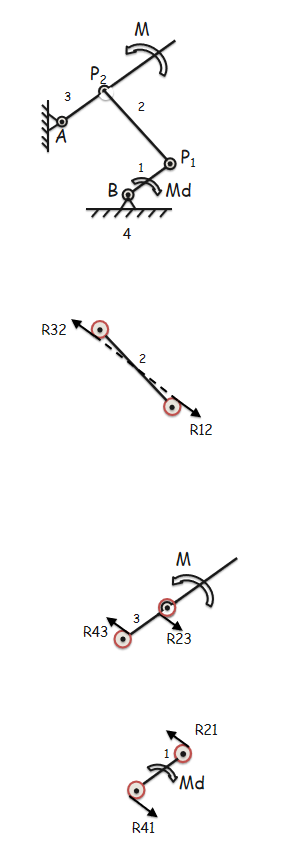
#> input picture 曲柄摇杆受力简图.png, 286 x 864 px, found by its file name
$ python generate_mechanical_principles_assets.py
#> lines starting #> are read from the running program, lines starting #| are printed output that depends on the picture
### src/mechanical_principles_analysis.py
#!/usr/bin/env python3
"""
仿生蝴蝶扑翼结构的机械原理分析脚本。

本脚本把项目中已有的气动力、四杆机构运动学和两级齿轮传动结果
整理为机械原理课程作业所需的等效运动分析、力矩传递分析和曲线图。
"""

from __future__ import annotations

import json
import math
from pathlib import Path

import matplotlib.pyplot as plt
import numpy as np

from butterfly_forces import (
    SimulationConfig,
    WingGeometry,
    compute_cop_vec,
    compute_wing_forces_vec,
    rocker_decompose,
)
from gear_analysis import FixedAxisGearTrain
from mechanism import wing_kinematics


PROJECT_ROOT = Path(__file__).resolve().parent.parent
OUTPUT_DIR = PROJECT_ROOT / "output"
FIG_DIR = OUTPUT_DIR / "figures"
REPORT_DIR = OUTPUT_DIR / "reports"
DATA_DIR = PROJECT_ROOT / "data"

plt.rcParams["font.sans-serif"] = ["SimHei", "Microsoft YaHei", "DejaVu Sans"]
plt.rcParams["axes.unicode_minus"] = False


def ensure_dirs() -> None:
    FIG_DIR.mkdir(parents=True, exist_ok=True)
    REPORT_DIR.mkdir(parents=True, exist_ok=True)


def baseline_wing_geometry() -> dict:
    """Return the documented baseline wing geometry in SI and report units."""
    items = {
        "Front": {"S": 0.01617, "R": 0.1543, "c_avg": 0.1048, "r1": 0.4227, "r2_sq": 0.2382},
        "Back": {"S": 0.01554, "R": 0.1474, "c_avg": 0.1054, "r1": 0.4798, "r2_sq": 0.2876},
    }
    for item in items.values():
        item["S_mm2"] = item["S"] * 1e6
        item["R_mm"] = item["R"] * 1000.0
        item["c_avg_mm"] = item["c_avg"] * 1000.0
        item["AR"] = item["R"] ** 2 / item["S"]
    return items


def to_wing_geometry(name: str, item: dict) -> WingGeometry:
    return WingGeometry(
        name=name,
        S=item["S"],
        R=item["R"],
        c_avg=item["c_avg"],
        r1=item["r1"],
        r2_sq=item["r2_sq"],
        AR=item["AR"],
    )


def periodic_hann_smooth(values: np.ndarray, window: int = 21) -> np.ndarray:
    """Smooth one periodic cycle without creating endpoint edge artifacts."""
    if window <= 2:
        return np.asarray(values, dtype=float).copy()
    if window % 2 == 0:
        window += 1
    values = np.asarray(values, dtype=float)
    if window >= len(values):
        return values.copy()

    kernel = np.hanning(window)
    kernel /= kernel.sum()
    pad = window // 2
    padded = np.concatenate([values[-pad:], values, values[:pad]])
    return np.convolve(padded, kernel, mode="valid")


def simulate_mechanical_wing(
    name: str,
    geo_item: dict,
    wing_geo: WingGeometry,
    cfg: SimulationConfig,
    phi: np.ndarray,
    phi_dot: np.ndarray,
    phi_ddot: np.ndarray,
    alpha_install_deg: float,
    x_wing: float,
) -> dict:
    """Map the new force model into the simplified fields used by this report."""
    theta_p = np.zeros_like(phi)
    theta_dot = np.zeros_like(phi)
    force_result = compute_wing_forces_vec(
        phi,
        phi_dot,
        phi_ddot,
        theta_p,
        theta_dot,
        alpha_install_deg,
        wing_geo,
        x_wing,
        cfg,
    )
    cop = compute_cop_vec(phi, wing_geo, x_wing, y_hinge=0.010, z_hinge=0.0, side_sign=1.0)
    _, rocker_moment, _ = rocker_decompose(
        force_result["F_body"], cop, phi, cfg, x_wing, y_hinge=0.010
    )

    r_eff = geo_item["R"] * geo_item["r1"]
    m_wing = cfg.m_total / 4.0
    i_w = m_wing * geo_item["R"] ** 2 * geo_item["r2_sq"]
    m_aero_raw = rocker_moment[:, 1]
    m_aero = periodic_hann_smooth(m_aero_raw, window=21)
    m_inertial = i_w * phi_ddot
    p_aero = m_aero * phi_dot
    p_inertial = m_inertial * phi_dot

    return {
        "name": name,
        "t": np.linspace(0.0, 1.0 / cfg.f, len(phi), endpoint=False),
        "phi": phi,
        "phi_dot": phi_dot,
        "phi_ddot": phi_ddot,
        "F_body": force_result["F_body"],
        "F_drag": np.divide(m_aero, r_eff, out=np.zeros_like(m_aero), where=r_eff != 0.0),
        "R_equiv": r_eff,
        "I_w": i_w,
        "M_aero_raw": m_aero_raw,
        "M_aero": m_aero,
        "M_inertial": m_inertial,
        "P_aero": p_aero,
        "P_inertial": p_inertial,
        "P_total": p_aero + p_inertial,
        "alpha_eff_deg": force_result["alpha_eff_deg"],
        "C_L": force_result["C_L"],
        "C_D": force_result["C_D"],
    }


def four_wing_series(front: dict, back: dict) -> dict:
    """Combine one front wing and one back wing into four-wing totals."""
    return {
        "P_aero": 2.0 * (front["P_aero"] + back["P_aero"]),
        "P_inertial": 2.0 * (front["P_inertial"] + back["P_inertial"]),
        "P_total": 2.0 * (front["P_total"] + back["P_total"]),
        "M_aero": 2.0 * (front["M_aero"] + back["M_aero"]),
        "M_inertial": 2.0 * (front["M_inertial"] + back["M_inertial"]),
    }


def compute_results() -> dict:
    cfg = SimulationConfig(
        alpha_front_deg=60.0,
        alpha_back_deg=10.0,
        phase_diff_deg=-20.0,
        mech_a=6.0,
        mech_R=2.25,
        phi_offset_deg=-30.0,
        f=17.0,
        rotation="cw",
        c_damp=5e-4,
        t_end=1.0 / 17.0,
        dt=(1.0 / 17.0) / 720.0,
        steady_start=0.0,
    )
    params = {"f": cfg.f, "m_total": cfg.m_total, "rho": cfg.rho}
    geo = baseline_wing_geometry()
    front_geo = to_wing_geometry("Front", geo["Front"])
    back_geo = to_wing_geometry("Back", geo["Back"])

    gear = FixedAxisGearTrain()
    mech_t, mech_phi, mech_phi_dot, mech_phi_ddot, mech_info = wing_kinematics(
        f=cfg.f,
        a=cfg.mech_a,
        phi_offset_deg=cfg.phi_offset_deg,
        rotation=cfg.rotation,
        params={"a": cfg.mech_a, "b": cfg.mech_b, "R": cfg.mech_R, "c": cfg.mech_c, "l": cfg.mech_l},
        n_points=720,
    )
    phase_sec_b = math.radians(cfg.phase_diff_deg) / (2.0 * math.pi) * (1.0 / cfg.f)
    back_t_eff = np.mod(mech_t + phase_sec_b, 1.0 / cfg.f)
    back_phi = np.interp(back_t_eff, mech_t, mech_phi, period=1.0 / cfg.f)
    back_phi_dot = np.interp(back_t_eff, mech_t, mech_phi_dot, period=1.0 / cfg.f)
    back_phi_ddot = np.interp(back_t_eff, mech_t, mech_phi_ddot, period=1.0 / cfg.f)
    front = simulate_mechanical_wing(
        "Front",
        geo["Front"],
        front_geo,
        cfg,
        mech_phi,
        mech_phi_dot,
        mech_phi_ddot,
        cfg.alpha_front_deg,
        cfg.x_front,
    )
    back = simulate_mechanical_wing(
        "Back",
        geo["Back"],
        back_geo,
        cfg,
        back_phi,
        back_phi_dot,
        back_phi_ddot,
        cfg.alpha_back_deg,
        cfg.x_back,
    )
    combined = four_wing_series(front, back)

    mech = {
        "t": mech_t,
        "phi": mech_phi,
        "phi_dot": mech_phi_dot,
        "phi_ddot": mech_phi_ddot,
        "span_deg": mech_info["phi_span_deg"],
        "phi_min_rad": float(np.min(mech_phi)),
        "phi_max_rad": float(np.max(mech_phi)),
    }

    f = params["f"]
    omega_crank = 2.0 * math.pi * f
    i_total = abs(gear.i_total)
    eta_gear = gear.eta_total
    eta_linkage = 0.90
    eta_system = eta_gear * eta_linkage

    p_aero_avg = float(np.mean(combined["P_aero"]))
    p_total_peak = float(np.max(np.abs(combined["P_total"])))
    p_inertial_abs_avg = float(np.mean(np.abs(combined["P_inertial"])))
    p_inertial_peak = float(np.max(np.abs(combined["P_inertial"])))

    t_out_ideal_avg = p_aero_avg / omega_crank
    t_out_ideal_peak = p_total_peak / omega_crank
    t_out_avg = t_out_ideal_avg / eta_linkage
    t_out_peak = t_out_ideal_peak / eta_linkage
    t_motor_avg = t_out_avg / (i_total * eta_gear)
    t_motor_peak = t_out_peak / (i_total * eta_gear)

    g1 = gear.gear1
    g3 = gear.gear3
    d1_m = g1.d / 1000.0
    d3_m = g3.d / 1000.0
    pressure_angle = gear.alpha

    ft1_peak = 2.0 * t_motor_peak / d1_m
    fr1_peak = ft1_peak * math.tan(pressure_angle)
    fn1_peak = ft1_peak / math.cos(pressure_angle)
    ft3_peak = 2.0 * t_out_peak / d3_m
    fr3_peak = ft3_peak * math.tan(pressure_angle)
    fn3_peak = ft3_peak / math.cos(pressure_angle)

    n = len(mech_t)
    crank_angle_deg = np.linspace(0.0, 360.0, n, endpoint=False)
    m_wing_total = combined["M_aero"] + combined["M_inertial"]
    t_crank_ideal = combined["P_total"] / omega_crank
    t_crank = t_crank_ideal / eta_linkage
    t_motor = t_crank / (i_total * eta_gear)
    ft1 = 2.0 * np.abs(t_motor) / d1_m
    fr1 = ft1 * math.tan(pressure_angle)
    fn1 = ft1 / math.cos(pressure_angle)
    ft2 = 2.0 * np.abs(t_crank) / d3_m
    fr2 = ft2 * math.tan(pressure_angle)
    fn2 = ft2 / math.cos(pressure_angle)

    weight_n = params["m_total"] * 9.81

    return {
        "params": params,
        "config": {
            "alpha_front_deg": cfg.alpha_front_deg,
            "alpha_back_deg": cfg.alpha_back_deg,
            "phase_diff_deg": cfg.phase_diff_deg,
            "mech_a": cfg.mech_a,
            "mech_b": cfg.mech_b,
            "mech_R": cfg.mech_R,
            "mech_c": cfg.mech_c,
            "mech_l": cfg.mech_l,
            "phi_offset_deg": cfg.phi_offset_deg,
            "rotation": cfg.rotation,
            "c_damp": cfg.c_damp,
            "aero_moment_smoothing": "periodic_hann",
            "aero_moment_smoothing_window_points": 21,
            "aero_moment_smoothing_window_deg": 21 * 360.0 / len(mech_t),
        },
        "geo": geo,
        "front": front,
        "back": back,
        "combined": combined,
        "gear": gear,
        "mech": mech,
        "kinematics": {
            "omega_crank_rad_s": omega_crank,
            "period_s": 1.0 / f,
            "raw_span_deg": mech["span_deg"],
            "phi_min_deg": math.degrees(mech["phi_min_rad"]),
            "phi_max_deg": math.degrees(mech["phi_max_rad"]),
            "front_phi_dot_peak": float(np.max(np.abs(front["phi_dot"]))),
            "front_phi_ddot_peak": float(np.max(np.abs(front["phi_ddot"]))),
        },
        "power_torque": {
            "p_aero_avg_W": p_aero_avg,
            "p_total_peak_W": p_total_peak,
            "p_inertial_abs_avg_W": p_inertial_abs_avg,
            "p_inertial_peak_W": p_inertial_peak,
            "t_out_ideal_avg_Nm": t_out_ideal_avg,
            "t_out_ideal_peak_Nm": t_out_ideal_peak,
            "t_out_avg_Nm": t_out_avg,
            "t_out_peak_Nm": t_out_peak,
            "t_motor_avg_Nm": t_motor_avg,
            "t_motor_peak_Nm": t_motor_peak,
            "weight_N": weight_n,
        },
        "gear_forces": {
            "mesh_12_peak": {"Ft_N": ft1_peak, "Fr_N": fr1_peak, "Fn_N": fn1_peak},
            "mesh_2p3_peak": {"Ft_N": ft3_peak, "Fr_N": fr3_peak, "Fn_N": fn3_peak},
        },
        "load_chain": {
            "crank_angle_deg": crank_angle_deg,
            "M_aero_Nm": combined["M_aero"],
            "M_inertial_Nm": combined["M_inertial"],
            "M_wing_total_Nm": m_wing_total,
            "P_total_W": combined["P_total"],
            "T_crank_ideal_Nm": t_crank_ideal,
            "T_crank_Nm": t_crank,
            "T_motor_Nm": t_motor,
            "Ft12_N": ft1,
            "Fr12_N": fr1,
            "Fn12_N": fn1,
            "Ft2p3_N": ft2,
            "Fr2p3_N": fr2,
            "Fn2p3_N": fn2,
        },
        "gear_summary": {
            "i_total": i_total,
            "eta_total": eta_gear,
            "eta_linkage": eta_linkage,
            "eta_system": eta_system,
            "d1_mm": g1.d,
            "d3_mm": g3.d,
            "alpha_deg": gear.alpha_deg,
        },
    }


# [470 lines left out: functions add_arrow, draw_box, plot_system_force_flow, plot_wing_fbd, plot_linkage_force_diagram, plot_gear_force_diagram and 2 more, not called in this run]


def plot_crank_rocker_reference_crops() -> dict[str, Path]:
    src = FIG_DIR / "曲柄摇杆受力简图.png"
    paths = {
        "mechanism": FIG_DIR / "crank_rocker_reference.png",
        "fbd": FIG_DIR / "crank_rocker_fbd_reference.png",
    }
    if not src.exists():
        return {}

    img = plt.imread(src)
#> img is the input picture: shape (864, 286, 4) float32; mean R, G, B, A 0.978, 0.977, 0.977, 1
    h = img.shape[0]
    crops = {
        "mechanism": img[: int(h * 0.32), :, :],
        "fbd": img[int(h * 0.30):, :, :],
    }

    for key, crop in crops.items():
        fig, ax = plt.subplots(figsize=(4.0, 5.6 if key == "fbd" else 3.0))
        ax.imshow(crop)
        ax.axis("off")
        fig.tight_layout(pad=0)
        fig.savefig(paths[key], dpi=220, bbox_inches="tight", pad_inches=0.02)
        plt.close(fig)
#> this loop made 2 passes
#> key on passes 1 to 2: 'mechanism', 'fbd'
#> pass 1, in plot_crank_rocker_reference_crops, `fig.savefig(paths[key], dpi=220, bbox_inches="tight", pad_inches=0.02)`:
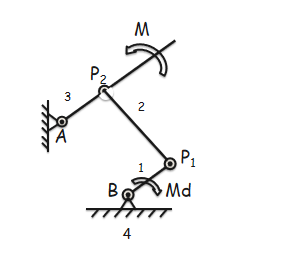
#> shown: shape (276, 286, 4) float32; mean R, G, B, A 0.969, 0.969, 0.969, 1
#> pass 2, in plot_crank_rocker_reference_crops, `fig.savefig(paths[key], dpi=220, bbox_inches="tight", pad_inches=0.02)`:
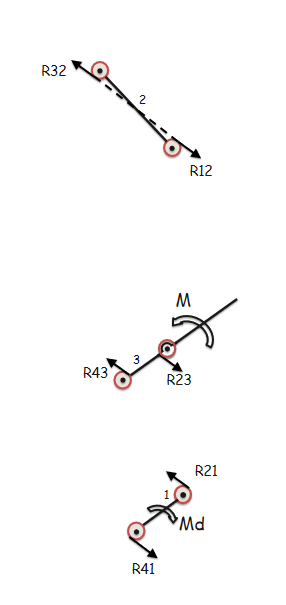
#> shown: shape (605, 286, 4) float32; mean R, G, B, A 0.983, 0.982, 0.981, 1

    return paths


def plot_mechanism_schematic_reference() -> Path | None:
    src = FIG_DIR / "机构简图.png"
    if not src.exists():
        return None
    path = FIG_DIR / "mechanism_schematic_reference.png"
    img = plt.imread(src)
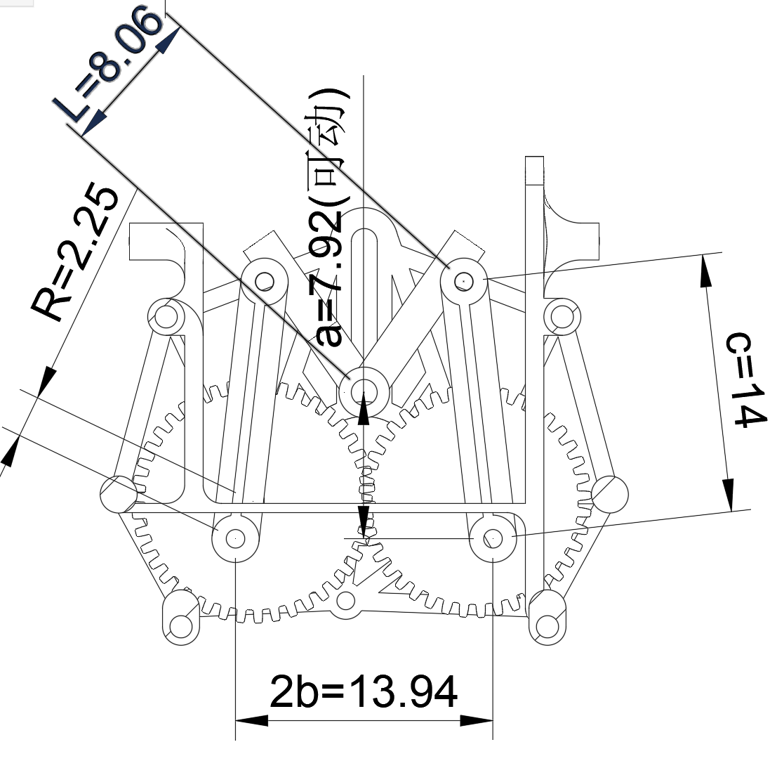
#> input picture 机构简图.png, 778 x 761 px, found by its file name
#> img is the input picture: shape (761, 778, 4) float32; mean R, G, B, A 0.959, 0.959, 0.96, 0.999
    fig, ax = plt.subplots(figsize=(5.8, 5.8))
    ax.imshow(img)
    ax.axis("off")
    fig.tight_layout(pad=0)
    fig.savefig(path, dpi=220, bbox_inches="tight", pad_inches=0.02)
    plt.close(fig)
    return path


def plot_rocker_moment_vs_crank_angle(results: dict) -> Path:
    path = FIG_DIR / "rocker_moment_vs_crank_angle.png"
    lc = results["load_chain"]
    theta = lc["crank_angle_deg"]

    fig, ax = plt.subplots(figsize=(9.0, 4.8))
    ax.plot(theta, lc["M_aero_Nm"] * 1000, color="#d62728", lw=1.8, label="气动等效力矩")
    ax.plot(theta, lc["M_inertial_Nm"] * 1000, color="#9467bd", lw=1.8, label="惯性等效力矩")
    ax.plot(theta, lc["M_wing_total_Nm"] * 1000, color="#111111", lw=2.2, label="摇杆外载合力矩")
    ax.axhline(0, color="black", lw=0.7)
    ax.set_xlim(0, 360)
    ax.set_xlabel("曲柄转角 θ (deg)")
    ax.set_ylabel("力矩 (N.mm)")
    ax.set_title("摇杆端等效外载力矩随曲柄转角变化")
    ax.grid(True, alpha=0.28)
    ax.legend(ncol=3, fontsize=10)
    fig.tight_layout()
    fig.savefig(path, dpi=220, bbox_inches="tight")
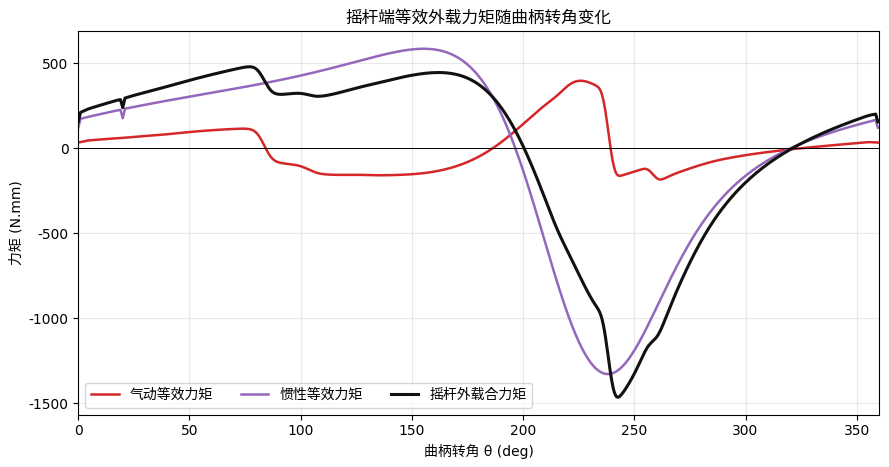
#> figure drawn by matplotlib, 1 panel; curve peaks at x = 226, y = 398.3; curve peaks at x = 155.5, y = 586.7; curve peaks at x = 77, y = 480.7
    plt.close(fig)
    return path


def plot_torque_chain_vs_crank_angle(results: dict) -> Path:
    path = FIG_DIR / "torque_chain_vs_crank_angle.png"
    lc = results["load_chain"]
    theta = lc["crank_angle_deg"]

    fig, axes = plt.subplots(2, 1, figsize=(9.0, 6.4), sharex=True)
    axes[0].plot(theta, lc["T_crank_Nm"] * 1000, color="#111111", lw=2.0)
    axes[0].axhline(0, color="black", lw=0.7)
    axes[0].set_ylabel("曲柄轴扭矩\n(N.mm)")
    axes[0].set_title("曲柄轴与电机轴扭矩随曲柄转角变化")
    axes[0].grid(True, alpha=0.28)

    axes[1].plot(theta, lc["T_motor_Nm"] * 1000, color="#1f77b4", lw=2.0)
    axes[1].axhline(0, color="black", lw=0.7)
    axes[1].set_xlim(0, 360)
    axes[1].set_xlabel("曲柄转角 θ (deg)")
    axes[1].set_ylabel("电机轴扭矩\n(N.mm)")
    axes[1].grid(True, alpha=0.28)

    fig.tight_layout()
    fig.savefig(path, dpi=220, bbox_inches="tight")
    plt.close(fig)
    return path


def plot_gear_mesh_forces_vs_crank_angle(results: dict) -> Path:
    path = FIG_DIR / "gear_mesh_forces_vs_crank_angle.png"
    lc = results["load_chain"]
    theta = lc["crank_angle_deg"]

    fig, axes = plt.subplots(2, 1, figsize=(9.0, 6.8), sharex=True)
    series = [
        (axes[0], "第一级啮合：齿轮 1-2", "Ft12_N", "Fr12_N", "Fn12_N"),
        (axes[1], "第二级啮合：齿轮 2'-3", "Ft2p3_N", "Fr2p3_N", "Fn2p3_N"),
    ]
    for ax, title, ft, fr, fn in series:
        ax.plot(theta, lc[ft], color="#d62728", lw=1.8, label="圆周力 Ft")
        ax.plot(theta, lc[fr], color="#1f77b4", lw=1.6, label="径向力 Fr")
        ax.plot(theta, lc[fn], color="#2ca02c", lw=1.6, label="法向力 Fn")
        ax.set_title(title)
        ax.set_ylabel("力 (N)")
        ax.grid(True, alpha=0.28)
        ax.legend(ncol=3, fontsize=10)
#> this loop made 2 passes
#> (title, ft, fr, fn) on passes 1 to 2: ('第一级啮合：齿轮 1-2', 'Ft12_N', 'Fr12_N', 'Fn12_N'), ("第二级啮合：齿轮 2'-3", 'Ft2p3_N', 'Fr2p3_N', 'Fn2p3_N')
#> (the rest of the program and of its run is left out)
